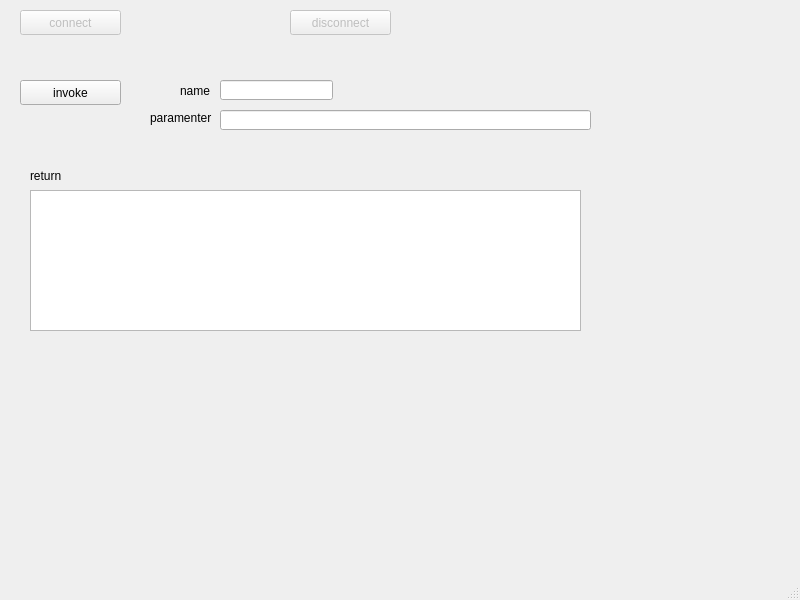
<?xml version="1.0" encoding="UTF-8"?>
<ui version="4.0">
 <class>TestCommunicateClass</class>
 <widget class="QMainWindow" name="TestCommunicateClass">
  <property name="geometry">
   <rect>
    <x>0</x>
    <y>0</y>
    <width>800</width>
    <height>600</height>
   </rect>
  </property>
  <property name="minimumSize">
   <size>
    <width>800</width>
    <height>600</height>
   </size>
  </property>
  <property name="maximumSize">
   <size>
    <width>800</width>
    <height>600</height>
   </size>
  </property>
  <property name="windowTitle">
   <string>TestCommunicate</string>
  </property>
  <widget class="QWidget" name="centralWidget">
   <widget class="QPushButton" name="connectButton">
    <property name="enabled">
     <bool>false</bool>
    </property>
    <property name="geometry">
     <rect>
      <x>20</x>
      <y>10</y>
      <width>101</width>
      <height>25</height>
     </rect>
    </property>
    <property name="text">
     <string>connect</string>
    </property>
   </widget>
   <widget class="QPushButton" name="disconnectButton">
    <property name="enabled">
     <bool>false</bool>
    </property>
    <property name="geometry">
     <rect>
      <x>290</x>
      <y>10</y>
      <width>101</width>
      <height>25</height>
     </rect>
    </property>
    <property name="text">
     <string>disconnect</string>
    </property>
   </widget>
   <widget class="QPushButton" name="invokeButton">
    <property name="geometry">
     <rect>
      <x>20</x>
      <y>80</y>
      <width>101</width>
      <height>25</height>
     </rect>
    </property>
    <property name="text">
     <string>invoke</string>
    </property>
   </widget>
   <widget class="QLineEdit" name="nameEdit">
    <property name="geometry">
     <rect>
      <x>220</x>
      <y>80</y>
      <width>113</width>
      <height>20</height>
     </rect>
    </property>
   </widget>
   <widget class="QLabel" name="label">
    <property name="geometry">
     <rect>
      <x>180</x>
      <y>80</y>
      <width>31</width>
      <height>21</height>
     </rect>
    </property>
    <property name="text">
     <string>name</string>
    </property>
   </widget>
   <widget class="QLabel" name="label_2">
    <property name="geometry">
     <rect>
      <x>150</x>
      <y>110</y>
      <width>71</width>
      <height>16</height>
     </rect>
    </property>
    <property name="text">
     <string>paramenter</string>
    </property>
   </widget>
   <widget class="QLineEdit" name="paramEdit">
    <property name="geometry">
     <rect>
      <x>220</x>
      <y>110</y>
      <width>371</width>
      <height>20</height>
     </rect>
    </property>
   </widget>
   <widget class="QLabel" name="label_3">
    <property name="geometry">
     <rect>
      <x>30</x>
      <y>170</y>
      <width>54</width>
      <height>12</height>
     </rect>
    </property>
    <property name="text">
     <string>return</string>
    </property>
   </widget>
   <widget class="QTextEdit" name="textEdit">
    <property name="geometry">
     <rect>
      <x>30</x>
      <y>190</y>
      <width>551</width>
      <height>141</height>
     </rect>
    </property>
   </widget>
  </widget>
  <widget class="QStatusBar" name="statusBar"/>
 </widget>
 <layoutdefault spacing="6" margin="11"/>
 <resources>
  <include location="TestCommunicate.qrc"/>
 </resources>
 <connections/>
</ui>
